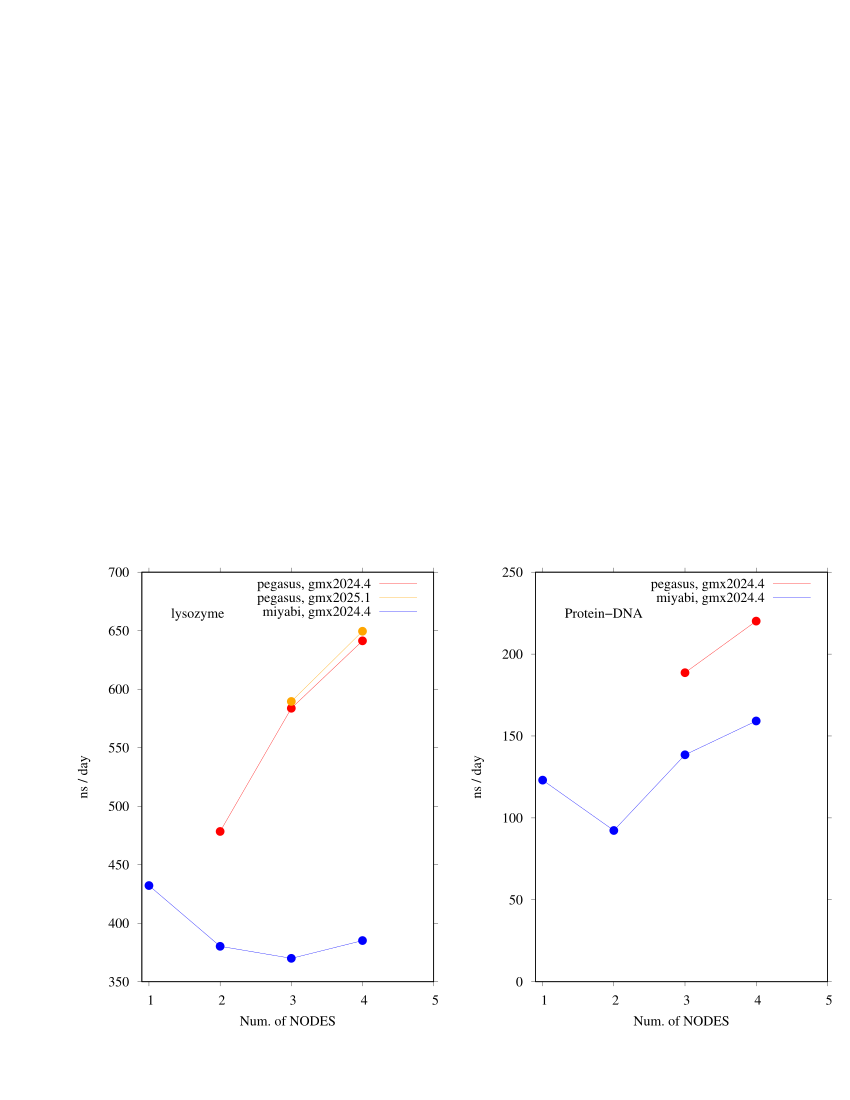

Generate this figure with gnuplot:
#!/usr/local/bin/gnuplot

set terminal postscript eps enhanced background rgb 'white' color size 20cm , 12cm  "Times" 20
set output "cpu_vs_ns-day.eps"

set encoding iso_8859_1

set tics out
set multiplot layout 1,2

set tics out

set tics   font "Times-Roman,20"
set xlabel font "Times-Roman,20"
set ylabel font "Times-Roman,20"
set label  font "Times-Roman,20"
set key    font "Times-Roman,20"

set style fill solid border lc rgb "black"

set key top

se xtics 1,1,5
se xr [0.9:5]

se yr [350:700]

set xlabel "Num. of NODES"
set ylabel "ns / day"

set label 1 at graph 0.1,0.9 "lysozyme"

p "performance_pegasus_gx24_t4l" u 1:4 w p pt 7 ps 2.0 lc rgb "red" notitle, \
  "performance_pegasus_gx24_t4l" u 1:4 w l lt 1 lc rgb "red" title "pegasus, gmx2024.4", \
  "performance_pegasus_gx25_t4l" u 1:4 w p pt 7 ps 2.0 lc rgb "orange" notitle, \
  "performance_pegasus_gx25_t4l" u 1:4 w l lt 1 lc rgb "orange" title "pegasus, gmx2025.1", \
  "performance_miyabi_gx24_t4l" u 1:4 w p pt 7 ps 2.0 lc rgb "blue" notitle, \
  "performance_miyabi_gx24_t4l" u 1:4 w l lt 1 lc rgb "blue" title "miyabi, gmx2024.4"

se yr [0:250]

set label 1 at graph 0.1,0.9 "Protein-DNA"

p "performance_pegasus_gx24_KuDNA" u 1:4 w p pt 7 ps 2.0 lc rgb "red" notitle, \
  "performance_pegasus_gx24_KuDNA" u 1:4 w l lt 1 lc rgb "red" title "pegasus, gmx2024.4", \
  "performance_miyabi_gx24_KuDNA" u 1:4 w p pt 7 ps 2.0 lc rgb "blue" notitle, \
  "performance_miyabi_gx24_KuDNA" u 1:4 w l lt 1 lc rgb "blue" title "miyabi, gmx2024.4"

quit
